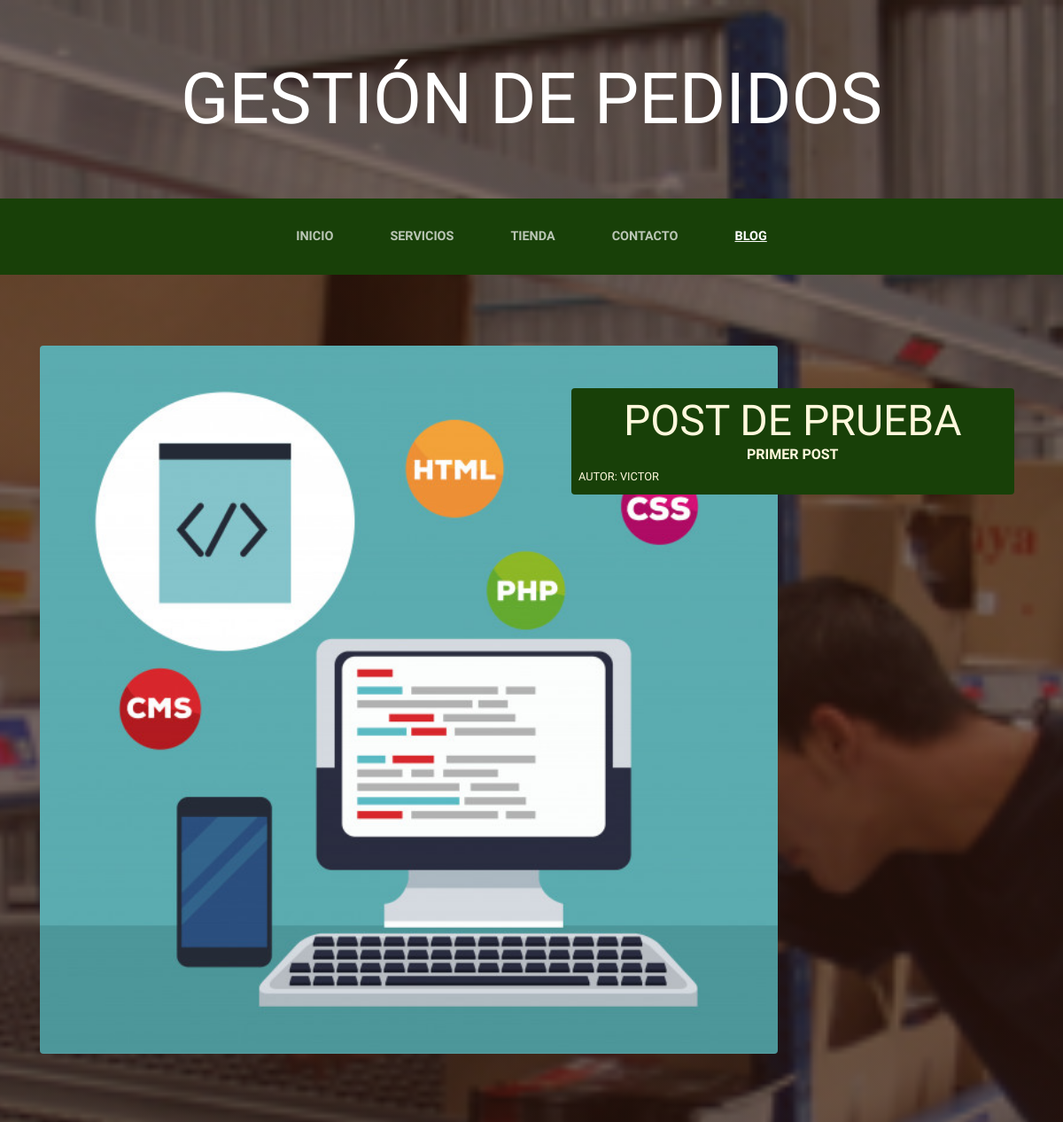
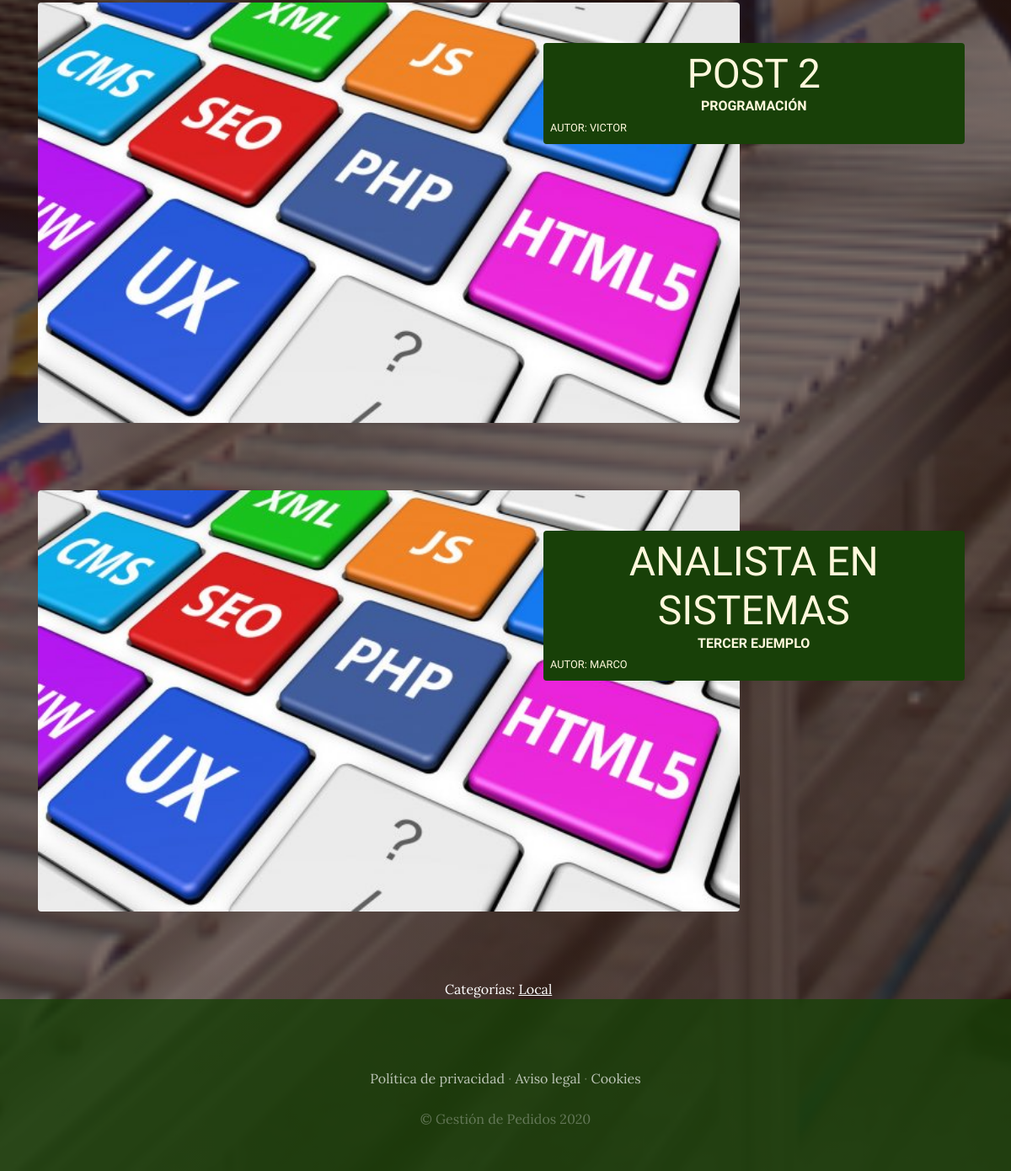
Screenshot of /blog/ with the database file from the repository (2 pictures, top to bottom).
### blog/models.py (models this page shows, shortened)
class Post(models.Model):
     titulo =models.CharField(max_length=50)
     contenido = models.CharField(max_length=50)
     imagen= models.ImageField(upload_to='blog', null=True, blank=True)
     autor=models.ForeignKey(User, on_delete=models.CASCADE)
     categorias=models.ManyToManyField(Categoria)
     created=models.DateTimeField(auto_now_add=True)
     updated=models.DateTimeField(auto_now_add=True)
     class Meta:
        verbose_name='post'
        verbose_name_plural='posts'

class Categoria(models.Model):
    nombre=models.CharField(max_length=50)
    created=models.DateTimeField(auto_now_add=True)
    updated=models.DateTimeField(auto_now_add=True)
    class Meta:
        verbose_name='categoria'
        verbose_name_plural='categorias'

### blog/views.py (the view)
# urls.py: 2. Add a URL to urlpatterns:  path('blog/', include('blog.urls'))
def blog(request):
    posts=Post.objects.all
    return render(request, "blog/blog.html", {"posts":posts})

### blog/templates/blog/blog.html
{% extends "ProyectoWebApp/base.html" %}
{% load static %}
{% block content %}
    {% for post in posts %}
    <section class="page-section clearfix">
        <div class="container">
          <div class="intro">
            <img class="intro-img img-fluid mb-2 mb-lg-0 rounded" src="{{post.imagen.url}}" alt=""  >
            <div class="intro-text left-0 text-center bg-faded p-2 rounded">
              <h2 class="section-heading mb-1" >
                <span class="section-heading-lower">{{post.titulo}}</span>
                <span class="section-heading-upper">{{post.contenido}}</span>
             <div style="text-align: left; font-size: 0.4em; ">
                Autor: {{post.autor}}
             </div>
            </div>
          </div>
        </div>
</section>
       {% endfor %}
       <section>
        <div style="width: 75%; margin: auto; text-align: center; color: white;">
          Categorías:
          {% for post in posts %}
            {% for categoria in post.categorias.all %}
             <a href="{% url 'categoria' categoria.id%}"class="linksCategorias"> {{categoria.nombre}}</a> &nbsp;&nbsp;&nbsp;
            {% endfor %}
          {% endfor %}
        </div>
    </section>
{% endblock %}

### ProyectoWebApp/static/ProyectoWebApp/css/gestion.css (style rules this page uses)
body { font-family: 'Lora'; background: linear-gradient(rgba(47, 23, 15, 0.65), rgba(47, 23, 15, 0.65)), url("../img/bg_main.jpg"); background-attachment: fixed; background-position: center; background-size: cover; }
h1, h2, h3, h4, h5, h6 { font-family: 'Raleway'; }
.page-section { margin-top: 5rem; margin-bottom: 5rem; }
.section-heading { text-transform: uppercase; }
.section-heading .section-heading-upper { display: block; font-size: 1rem; font-weight: 800; padding-bottom:.5rem; }
.section-heading .section-heading-lower { display: block; font-size: 3rem; font-weight: 100; }
.bg-faded { background-color: rgba(255, 255, 255, 0.85); }
.intro { position: relative; }
@media (min-width: 992px) { .intro .intro-img { width: 75%; float: left; } }
@media (min-width: 992px) { .intro .intro-text { left: 600; width: 60%; margin-top: 3rem; background-color: rgba(24, 64, 8); color: cornsilk; position: absolute; } }
@media (min-width: 1200px) { .intro .intro-text { width: 45%; } }
.linksCategorias { color: white !important; text-decoration: underline; }

### rows the page displays
Post: imagen (picture), titulo "POST DE PRUEBA", contenido "PRIMER POST", autor "VICTOR"
Post: imagen (picture), titulo "POST 2", contenido "PROGRAMACIÓN", autor "VICTOR"
Post: imagen (picture), titulo "ANALISTA EN SISTEMAS", contenido "TERCER EJEMPLO", autor "MARCO"
Categoria: nombre "Local"
